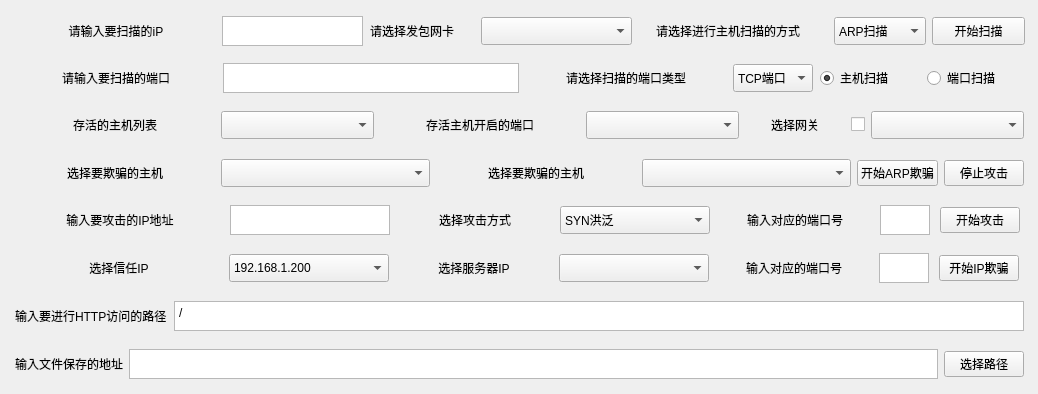
<?xml version="1.0" encoding="UTF-8"?>
<ui version="4.0">
 <author>吕俊豪</author>
 <class>MainWindow</class>
 <widget class="QWidget" name="MainWindow">
  <property name="enabled">
   <bool>true</bool>
  </property>
  <property name="geometry">
   <rect>
    <x>0</x>
    <y>0</y>
    <width>1038</width>
    <height>394</height>
   </rect>
  </property>
  <property name="sizePolicy">
   <sizepolicy hsizetype="Expanding" vsizetype="Expanding">
    <horstretch>0</horstretch>
    <verstretch>0</verstretch>
   </sizepolicy>
  </property>
  <property name="minimumSize">
   <size>
    <width>1038</width>
    <height>394</height>
   </size>
  </property>
  <property name="maximumSize">
   <size>
    <width>1038</width>
    <height>394</height>
   </size>
  </property>
  <property name="windowTitle">
   <string>IP欺骗设计</string>
  </property>
  <widget class="QWidget" name="layoutWidget">
   <property name="geometry">
    <rect>
     <x>9</x>
     <y>57</y>
     <width>1031</width>
     <height>42</height>
    </rect>
   </property>
   <layout class="QGridLayout" name="gridLayout_2">
    <property name="leftMargin">
     <number>6</number>
    </property>
    <property name="topMargin">
     <number>6</number>
    </property>
    <property name="rightMargin">
     <number>6</number>
    </property>
    <property name="bottomMargin">
     <number>6</number>
    </property>
    <item row="0" column="0">
     <widget class="QLabel" name="label_3">
      <property name="sizePolicy">
       <sizepolicy hsizetype="Fixed" vsizetype="Expanding">
        <horstretch>0</horstretch>
        <verstretch>0</verstretch>
       </sizepolicy>
      </property>
      <property name="minimumSize">
       <size>
        <width>200</width>
        <height>20</height>
       </size>
      </property>
      <property name="maximumSize">
       <size>
        <width>200</width>
        <height>20</height>
       </size>
      </property>
      <property name="text">
       <string>请输入要扫描的端口</string>
      </property>
      <property name="alignment">
       <set>Qt::AlignCenter</set>
      </property>
     </widget>
    </item>
    <item row="0" column="1">
     <widget class="QPlainTextEdit" name="need_scan_port_T">
      <property name="sizePolicy">
       <sizepolicy hsizetype="Expanding" vsizetype="Fixed">
        <horstretch>0</horstretch>
        <verstretch>0</verstretch>
       </sizepolicy>
      </property>
      <property name="minimumSize">
       <size>
        <width>296</width>
        <height>30</height>
       </size>
      </property>
      <property name="maximumSize">
       <size>
        <width>296</width>
        <height>30</height>
       </size>
      </property>
     </widget>
    </item>
    <item row="0" column="2">
     <widget class="QLabel" name="label_8">
      <property name="sizePolicy">
       <sizepolicy hsizetype="Fixed" vsizetype="Fixed">
        <horstretch>0</horstretch>
        <verstretch>0</verstretch>
       </sizepolicy>
      </property>
      <property name="minimumSize">
       <size>
        <width>200</width>
        <height>20</height>
       </size>
      </property>
      <property name="maximumSize">
       <size>
        <width>200</width>
        <height>20</height>
       </size>
      </property>
      <property name="text">
       <string>请选择扫描的端口类型</string>
      </property>
      <property name="alignment">
       <set>Qt::AlignCenter</set>
      </property>
     </widget>
    </item>
    <item row="0" column="3">
     <widget class="QComboBox" name="port_type_C">
      <property name="minimumSize">
       <size>
        <width>80</width>
        <height>28</height>
       </size>
      </property>
      <property name="maximumSize">
       <size>
        <width>80</width>
        <height>28</height>
       </size>
      </property>
      <item>
       <property name="text">
        <string>TCP端口</string>
       </property>
      </item>
      <item>
       <property name="text">
        <string>UDP端口</string>
       </property>
      </item>
     </widget>
    </item>
    <item row="0" column="4">
     <widget class="QRadioButton" name="host_choice">
      <property name="sizePolicy">
       <sizepolicy hsizetype="Minimum" vsizetype="Fixed">
        <horstretch>0</horstretch>
        <verstretch>0</verstretch>
       </sizepolicy>
      </property>
      <property name="minimumSize">
       <size>
        <width>100</width>
        <height>20</height>
       </size>
      </property>
      <property name="maximumSize">
       <size>
        <width>100</width>
        <height>20</height>
       </size>
      </property>
      <property name="text">
       <string>主机扫描</string>
      </property>
      <property name="checked">
       <bool>true</bool>
      </property>
     </widget>
    </item>
    <item row="0" column="5">
     <widget class="QRadioButton" name="port_choice">
      <property name="minimumSize">
       <size>
        <width>100</width>
        <height>20</height>
       </size>
      </property>
      <property name="maximumSize">
       <size>
        <width>100</width>
        <height>20</height>
       </size>
      </property>
      <property name="text">
       <string>端口扫描</string>
      </property>
      <property name="checkable">
       <bool>true</bool>
      </property>
      <property name="checked">
       <bool>false</bool>
      </property>
     </widget>
    </item>
   </layout>
  </widget>
  <widget class="QWidget" name="layoutWidget">
   <property name="geometry">
    <rect>
     <x>9</x>
     <y>105</y>
     <width>1021</width>
     <height>40</height>
    </rect>
   </property>
   <layout class="QGridLayout" name="gridLayout_6">
    <property name="leftMargin">
     <number>6</number>
    </property>
    <property name="topMargin">
     <number>6</number>
    </property>
    <property name="rightMargin">
     <number>6</number>
    </property>
    <property name="bottomMargin">
     <number>6</number>
    </property>
    <item row="0" column="1">
     <widget class="QComboBox" name="live_host">
      <property name="minimumSize">
       <size>
        <width>0</width>
        <height>28</height>
       </size>
      </property>
      <property name="maximumSize">
       <size>
        <width>16777215</width>
        <height>28</height>
       </size>
      </property>
     </widget>
    </item>
    <item row="0" column="4">
     <widget class="QLabel" name="label_18">
      <property name="minimumSize">
       <size>
        <width>100</width>
        <height>0</height>
       </size>
      </property>
      <property name="maximumSize">
       <size>
        <width>100</width>
        <height>16777215</height>
       </size>
      </property>
      <property name="text">
       <string>选择网关</string>
      </property>
      <property name="alignment">
       <set>Qt::AlignCenter</set>
      </property>
     </widget>
    </item>
    <item row="0" column="2">
     <widget class="QLabel" name="label_4">
      <property name="sizePolicy">
       <sizepolicy hsizetype="Fixed" vsizetype="Fixed">
        <horstretch>0</horstretch>
        <verstretch>0</verstretch>
       </sizepolicy>
      </property>
      <property name="minimumSize">
       <size>
        <width>200</width>
        <height>20</height>
       </size>
      </property>
      <property name="maximumSize">
       <size>
        <width>200</width>
        <height>20</height>
       </size>
      </property>
      <property name="text">
       <string>存活主机开启的端口</string>
      </property>
      <property name="alignment">
       <set>Qt::AlignCenter</set>
      </property>
     </widget>
    </item>
    <item row="0" column="3">
     <widget class="QComboBox" name="ip_and_open_port">
      <property name="minimumSize">
       <size>
        <width>0</width>
        <height>28</height>
       </size>
      </property>
      <property name="maximumSize">
       <size>
        <width>16777215</width>
        <height>28</height>
       </size>
      </property>
     </widget>
    </item>
    <item row="0" column="0">
     <widget class="QLabel" name="label">
      <property name="sizePolicy">
       <sizepolicy hsizetype="Fixed" vsizetype="Fixed">
        <horstretch>0</horstretch>
        <verstretch>0</verstretch>
       </sizepolicy>
      </property>
      <property name="minimumSize">
       <size>
        <width>200</width>
        <height>20</height>
       </size>
      </property>
      <property name="maximumSize">
       <size>
        <width>200</width>
        <height>20</height>
       </size>
      </property>
      <property name="sizeIncrement">
       <size>
        <width>0</width>
        <height>0</height>
       </size>
      </property>
      <property name="text">
       <string>存活的主机列表</string>
      </property>
      <property name="alignment">
       <set>Qt::AlignCenter</set>
      </property>
     </widget>
    </item>
    <item row="0" column="6">
     <widget class="QComboBox" name="gw">
      <property name="minimumSize">
       <size>
        <width>0</width>
        <height>28</height>
       </size>
      </property>
      <property name="maximumSize">
       <size>
        <width>16777215</width>
        <height>28</height>
       </size>
      </property>
     </widget>
    </item>
    <item row="0" column="5">
     <widget class="QCheckBox" name="gwcheck">
      <property name="sizePolicy">
       <sizepolicy hsizetype="Fixed" vsizetype="Fixed">
        <horstretch>0</horstretch>
        <verstretch>0</verstretch>
       </sizepolicy>
      </property>
      <property name="text">
       <string/>
      </property>
     </widget>
    </item>
   </layout>
  </widget>
  <widget class="QWidget" name="layoutWidget">
   <property name="geometry">
    <rect>
     <x>9</x>
     <y>153</y>
     <width>1021</width>
     <height>40</height>
    </rect>
   </property>
   <layout class="QGridLayout" name="gridLayout_4">
    <property name="leftMargin">
     <number>6</number>
    </property>
    <property name="topMargin">
     <number>6</number>
    </property>
    <property name="rightMargin">
     <number>6</number>
    </property>
    <property name="bottomMargin">
     <number>6</number>
    </property>
    <item row="0" column="1">
     <widget class="QComboBox" name="cheat_host_one_C">
      <property name="sizePolicy">
       <sizepolicy hsizetype="Expanding" vsizetype="Fixed">
        <horstretch>0</horstretch>
        <verstretch>0</verstretch>
       </sizepolicy>
      </property>
      <property name="minimumSize">
       <size>
        <width>0</width>
        <height>28</height>
       </size>
      </property>
      <property name="maximumSize">
       <size>
        <width>16777215</width>
        <height>28</height>
       </size>
      </property>
     </widget>
    </item>
    <item row="0" column="2">
     <widget class="QLabel" name="label_6">
      <property name="minimumSize">
       <size>
        <width>200</width>
        <height>20</height>
       </size>
      </property>
      <property name="maximumSize">
       <size>
        <width>200</width>
        <height>20</height>
       </size>
      </property>
      <property name="text">
       <string>选择要欺骗的主机</string>
      </property>
      <property name="alignment">
       <set>Qt::AlignCenter</set>
      </property>
     </widget>
    </item>
    <item row="0" column="5">
     <widget class="QComboBox" name="cheat_host_two_C">
      <property name="sizePolicy">
       <sizepolicy hsizetype="Expanding" vsizetype="Fixed">
        <horstretch>0</horstretch>
        <verstretch>0</verstretch>
       </sizepolicy>
      </property>
      <property name="minimumSize">
       <size>
        <width>0</width>
        <height>28</height>
       </size>
      </property>
      <property name="maximumSize">
       <size>
        <width>16777215</width>
        <height>28</height>
       </size>
      </property>
     </widget>
    </item>
    <item row="0" column="0">
     <widget class="QLabel" name="label_5">
      <property name="sizePolicy">
       <sizepolicy hsizetype="Fixed" vsizetype="Fixed">
        <horstretch>0</horstretch>
        <verstretch>0</verstretch>
       </sizepolicy>
      </property>
      <property name="minimumSize">
       <size>
        <width>200</width>
        <height>20</height>
       </size>
      </property>
      <property name="maximumSize">
       <size>
        <width>200</width>
        <height>20</height>
       </size>
      </property>
      <property name="text">
       <string>选择要欺骗的主机</string>
      </property>
      <property name="scaledContents">
       <bool>true</bool>
      </property>
      <property name="alignment">
       <set>Qt::AlignCenter</set>
      </property>
     </widget>
    </item>
    <item row="0" column="6">
     <widget class="QPushButton" name="ARP_cheat_B">
      <property name="sizePolicy">
       <sizepolicy hsizetype="Minimum" vsizetype="Fixed">
        <horstretch>0</horstretch>
        <verstretch>0</verstretch>
       </sizepolicy>
      </property>
      <property name="text">
       <string>开始ARP欺骗</string>
      </property>
     </widget>
    </item>
    <item row="0" column="7">
     <widget class="QPushButton" name="ARP_higher_B">
      <property name="sizePolicy">
       <sizepolicy hsizetype="Fixed" vsizetype="Fixed">
        <horstretch>0</horstretch>
        <verstretch>0</verstretch>
       </sizepolicy>
      </property>
      <property name="text">
       <string>停止攻击</string>
      </property>
     </widget>
    </item>
   </layout>
  </widget>
  <widget class="QWidget" name="layoutWidget">
   <property name="geometry">
    <rect>
     <x>10</x>
     <y>199</y>
     <width>1021</width>
     <height>42</height>
    </rect>
   </property>
   <layout class="QGridLayout" name="gridLayout_5">
    <property name="leftMargin">
     <number>6</number>
    </property>
    <property name="topMargin">
     <number>6</number>
    </property>
    <property name="rightMargin">
     <number>6</number>
    </property>
    <property name="bottomMargin">
     <number>6</number>
    </property>
    <item row="0" column="3">
     <widget class="QComboBox" name="attack_type_C">
      <property name="sizePolicy">
       <sizepolicy hsizetype="Fixed" vsizetype="Fixed">
        <horstretch>0</horstretch>
        <verstretch>0</verstretch>
       </sizepolicy>
      </property>
      <property name="minimumSize">
       <size>
        <width>150</width>
        <height>28</height>
       </size>
      </property>
      <property name="maximumSize">
       <size>
        <width>150</width>
        <height>28</height>
       </size>
      </property>
      <item>
       <property name="text">
        <string>SYN洪泛</string>
       </property>
      </item>
      <item>
       <property name="text">
        <string>ICMP洪泛</string>
       </property>
      </item>
      <item>
       <property name="text">
        <string>UDP洪泛</string>
       </property>
      </item>
     </widget>
    </item>
    <item row="0" column="5">
     <widget class="QPlainTextEdit" name="flood_port_T">
      <property name="sizePolicy">
       <sizepolicy hsizetype="Fixed" vsizetype="Fixed">
        <horstretch>0</horstretch>
        <verstretch>0</verstretch>
       </sizepolicy>
      </property>
      <property name="maximumSize">
       <size>
        <width>50</width>
        <height>30</height>
       </size>
      </property>
     </widget>
    </item>
    <item row="0" column="1">
     <widget class="QPlainTextEdit" name="attack_ip_T">
      <property name="sizePolicy">
       <sizepolicy hsizetype="Fixed" vsizetype="Fixed">
        <horstretch>0</horstretch>
        <verstretch>0</verstretch>
       </sizepolicy>
      </property>
      <property name="minimumSize">
       <size>
        <width>160</width>
        <height>30</height>
       </size>
      </property>
      <property name="maximumSize">
       <size>
        <width>160</width>
        <height>30</height>
       </size>
      </property>
     </widget>
    </item>
    <item row="0" column="6">
     <widget class="QPushButton" name="start_attack_B">
      <property name="sizePolicy">
       <sizepolicy hsizetype="Fixed" vsizetype="Fixed">
        <horstretch>0</horstretch>
        <verstretch>0</verstretch>
       </sizepolicy>
      </property>
      <property name="text">
       <string>开始攻击</string>
      </property>
     </widget>
    </item>
    <item row="0" column="2">
     <widget class="QLabel" name="label_13">
      <property name="sizePolicy">
       <sizepolicy hsizetype="Fixed" vsizetype="Fixed">
        <horstretch>0</horstretch>
        <verstretch>0</verstretch>
       </sizepolicy>
      </property>
      <property name="minimumSize">
       <size>
        <width>150</width>
        <height>20</height>
       </size>
      </property>
      <property name="maximumSize">
       <size>
        <width>150</width>
        <height>20</height>
       </size>
      </property>
      <property name="text">
       <string>选择攻击方式</string>
      </property>
      <property name="alignment">
       <set>Qt::AlignCenter</set>
      </property>
     </widget>
    </item>
    <item row="0" column="4">
     <widget class="QLabel" name="label_14">
      <property name="sizePolicy">
       <sizepolicy hsizetype="Fixed" vsizetype="Preferred">
        <horstretch>0</horstretch>
        <verstretch>0</verstretch>
       </sizepolicy>
      </property>
      <property name="minimumSize">
       <size>
        <width>150</width>
        <height>20</height>
       </size>
      </property>
      <property name="maximumSize">
       <size>
        <width>150</width>
        <height>20</height>
       </size>
      </property>
      <property name="text">
       <string>输入对应的端口号</string>
      </property>
      <property name="alignment">
       <set>Qt::AlignCenter</set>
      </property>
     </widget>
    </item>
    <item row="0" column="0">
     <widget class="QLabel" name="label_12">
      <property name="sizePolicy">
       <sizepolicy hsizetype="Fixed" vsizetype="Fixed">
        <horstretch>0</horstretch>
        <verstretch>0</verstretch>
       </sizepolicy>
      </property>
      <property name="minimumSize">
       <size>
        <width>200</width>
        <height>20</height>
       </size>
      </property>
      <property name="maximumSize">
       <size>
        <width>200</width>
        <height>20</height>
       </size>
      </property>
      <property name="text">
       <string>输入要攻击的IP地址</string>
      </property>
      <property name="alignment">
       <set>Qt::AlignCenter</set>
      </property>
     </widget>
    </item>
   </layout>
  </widget>
  <widget class="QWidget" name="layoutWidget">
   <property name="geometry">
    <rect>
     <x>9</x>
     <y>247</y>
     <width>1021</width>
     <height>42</height>
    </rect>
   </property>
   <layout class="QGridLayout" name="gridLayout_3">
    <property name="leftMargin">
     <number>6</number>
    </property>
    <property name="topMargin">
     <number>6</number>
    </property>
    <property name="rightMargin">
     <number>6</number>
    </property>
    <property name="bottomMargin">
     <number>6</number>
    </property>
    <item row="0" column="2">
     <widget class="QLabel" name="label_10">
      <property name="sizePolicy">
       <sizepolicy hsizetype="Fixed" vsizetype="Fixed">
        <horstretch>0</horstretch>
        <verstretch>0</verstretch>
       </sizepolicy>
      </property>
      <property name="minimumSize">
       <size>
        <width>150</width>
        <height>20</height>
       </size>
      </property>
      <property name="maximumSize">
       <size>
        <width>150</width>
        <height>20</height>
       </size>
      </property>
      <property name="text">
       <string>选择服务器IP</string>
      </property>
      <property name="alignment">
       <set>Qt::AlignCenter</set>
      </property>
     </widget>
    </item>
    <item row="0" column="6">
     <widget class="QPushButton" name="start_ip_cheat_B">
      <property name="sizePolicy">
       <sizepolicy hsizetype="Fixed" vsizetype="Fixed">
        <horstretch>0</horstretch>
        <verstretch>0</verstretch>
       </sizepolicy>
      </property>
      <property name="text">
       <string>开始IP欺骗</string>
      </property>
     </widget>
    </item>
    <item row="0" column="0">
     <widget class="QLabel" name="label_9">
      <property name="sizePolicy">
       <sizepolicy hsizetype="Expanding" vsizetype="Fixed">
        <horstretch>0</horstretch>
        <verstretch>0</verstretch>
       </sizepolicy>
      </property>
      <property name="minimumSize">
       <size>
        <width>200</width>
        <height>20</height>
       </size>
      </property>
      <property name="maximumSize">
       <size>
        <width>200</width>
        <height>20</height>
       </size>
      </property>
      <property name="text">
       <string>选择信任IP</string>
      </property>
      <property name="alignment">
       <set>Qt::AlignCenter</set>
      </property>
     </widget>
    </item>
    <item row="0" column="1">
     <widget class="QComboBox" name="trust_ip_C">
      <property name="sizePolicy">
       <sizepolicy hsizetype="Fixed" vsizetype="Fixed">
        <horstretch>0</horstretch>
        <verstretch>0</verstretch>
       </sizepolicy>
      </property>
      <property name="minimumSize">
       <size>
        <width>150</width>
        <height>28</height>
       </size>
      </property>
      <property name="maximumSize">
       <size>
        <width>160</width>
        <height>28</height>
       </size>
      </property>
      <item>
       <property name="text">
        <string>192.168.1.200</string>
       </property>
      </item>
     </widget>
    </item>
    <item row="0" column="3">
     <widget class="QComboBox" name="server_ip_C">
      <property name="sizePolicy">
       <sizepolicy hsizetype="Fixed" vsizetype="Fixed">
        <horstretch>0</horstretch>
        <verstretch>0</verstretch>
       </sizepolicy>
      </property>
      <property name="minimumSize">
       <size>
        <width>150</width>
        <height>28</height>
       </size>
      </property>
      <property name="maximumSize">
       <size>
        <width>150</width>
        <height>28</height>
       </size>
      </property>
     </widget>
    </item>
    <item row="0" column="4">
     <widget class="QLabel" name="label_11">
      <property name="sizePolicy">
       <sizepolicy hsizetype="Fixed" vsizetype="Fixed">
        <horstretch>0</horstretch>
        <verstretch>0</verstretch>
       </sizepolicy>
      </property>
      <property name="minimumSize">
       <size>
        <width>150</width>
        <height>20</height>
       </size>
      </property>
      <property name="maximumSize">
       <size>
        <width>150</width>
        <height>20</height>
       </size>
      </property>
      <property name="text">
       <string>输入对应的端口号</string>
      </property>
      <property name="alignment">
       <set>Qt::AlignCenter</set>
      </property>
     </widget>
    </item>
    <item row="0" column="5">
     <widget class="QPlainTextEdit" name="cheat_port_T">
      <property name="sizePolicy">
       <sizepolicy hsizetype="Fixed" vsizetype="Fixed">
        <horstretch>0</horstretch>
        <verstretch>0</verstretch>
       </sizepolicy>
      </property>
      <property name="maximumSize">
       <size>
        <width>50</width>
        <height>30</height>
       </size>
      </property>
     </widget>
    </item>
   </layout>
  </widget>
  <widget class="QWidget" name="layoutWidget">
   <property name="geometry">
    <rect>
     <x>9</x>
     <y>295</y>
     <width>1021</width>
     <height>42</height>
    </rect>
   </property>
   <layout class="QGridLayout" name="gridLayout_7">
    <property name="sizeConstraint">
     <enum>QLayout::SetDefaultConstraint</enum>
    </property>
    <property name="leftMargin">
     <number>6</number>
    </property>
    <property name="topMargin">
     <number>6</number>
    </property>
    <property name="rightMargin">
     <number>6</number>
    </property>
    <property name="bottomMargin">
     <number>6</number>
    </property>
    <item row="0" column="0">
     <widget class="QLabel" name="label_16">
      <property name="sizePolicy">
       <sizepolicy hsizetype="Fixed" vsizetype="Fixed">
        <horstretch>0</horstretch>
        <verstretch>0</verstretch>
       </sizepolicy>
      </property>
      <property name="maximumSize">
       <size>
        <width>200</width>
        <height>20</height>
       </size>
      </property>
      <property name="sizeIncrement">
       <size>
        <width>200</width>
        <height>20</height>
       </size>
      </property>
      <property name="text">
       <string>输入要进行HTTP访问的路径</string>
      </property>
      <property name="alignment">
       <set>Qt::AlignLeading|Qt::AlignLeft|Qt::AlignVCenter</set>
      </property>
     </widget>
    </item>
    <item row="0" column="1">
     <widget class="QPlainTextEdit" name="http_view_T">
      <property name="sizePolicy">
       <sizepolicy hsizetype="Expanding" vsizetype="Fixed">
        <horstretch>0</horstretch>
        <verstretch>0</verstretch>
       </sizepolicy>
      </property>
      <property name="minimumSize">
       <size>
        <width>0</width>
        <height>30</height>
       </size>
      </property>
      <property name="maximumSize">
       <size>
        <width>16777215</width>
        <height>30</height>
       </size>
      </property>
      <property name="plainText">
       <string>/</string>
      </property>
     </widget>
    </item>
   </layout>
  </widget>
  <widget class="QWidget" name="layoutWidget">
   <property name="geometry">
    <rect>
     <x>9</x>
     <y>343</y>
     <width>1021</width>
     <height>42</height>
    </rect>
   </property>
   <layout class="QGridLayout" name="gridLayout_8">
    <property name="leftMargin">
     <number>6</number>
    </property>
    <property name="topMargin">
     <number>6</number>
    </property>
    <property name="rightMargin">
     <number>6</number>
    </property>
    <property name="bottomMargin">
     <number>6</number>
    </property>
    <item row="0" column="0">
     <widget class="QLabel" name="label_15">
      <property name="sizePolicy">
       <sizepolicy hsizetype="Fixed" vsizetype="Fixed">
        <horstretch>0</horstretch>
        <verstretch>0</verstretch>
       </sizepolicy>
      </property>
      <property name="maximumSize">
       <size>
        <width>200</width>
        <height>20</height>
       </size>
      </property>
      <property name="text">
       <string>输入文件保存的地址</string>
      </property>
      <property name="alignment">
       <set>Qt::AlignCenter</set>
      </property>
     </widget>
    </item>
    <item row="0" column="1">
     <widget class="QPlainTextEdit" name="save_file_path_T">
      <property name="sizePolicy">
       <sizepolicy hsizetype="Expanding" vsizetype="Fixed">
        <horstretch>0</horstretch>
        <verstretch>0</verstretch>
       </sizepolicy>
      </property>
      <property name="minimumSize">
       <size>
        <width>0</width>
        <height>30</height>
       </size>
      </property>
      <property name="maximumSize">
       <size>
        <width>16777215</width>
        <height>30</height>
       </size>
      </property>
     </widget>
    </item>
    <item row="0" column="2">
     <widget class="QPushButton" name="pushButton_6">
      <property name="sizePolicy">
       <sizepolicy hsizetype="Fixed" vsizetype="Fixed">
        <horstretch>0</horstretch>
        <verstretch>0</verstretch>
       </sizepolicy>
      </property>
      <property name="text">
       <string>选择路径</string>
      </property>
     </widget>
    </item>
   </layout>
  </widget>
  <widget class="QLabel" name="label_2">
   <property name="geometry">
    <rect>
     <x>16</x>
     <y>21</y>
     <width>200</width>
     <height>20</height>
    </rect>
   </property>
   <property name="sizePolicy">
    <sizepolicy hsizetype="Fixed" vsizetype="Fixed">
     <horstretch>0</horstretch>
     <verstretch>0</verstretch>
    </sizepolicy>
   </property>
   <property name="minimumSize">
    <size>
     <width>200</width>
     <height>20</height>
    </size>
   </property>
   <property name="maximumSize">
    <size>
     <width>200</width>
     <height>20</height>
    </size>
   </property>
   <property name="text">
    <string>请输入要扫描的iP</string>
   </property>
   <property name="alignment">
    <set>Qt::AlignCenter</set>
   </property>
   <property name="wordWrap">
    <bool>false</bool>
   </property>
  </widget>
  <widget class="QPlainTextEdit" name="need_scan_ip_T">
   <property name="enabled">
    <bool>true</bool>
   </property>
   <property name="geometry">
    <rect>
     <x>222</x>
     <y>16</y>
     <width>141</width>
     <height>30</height>
    </rect>
   </property>
   <property name="sizePolicy">
    <sizepolicy hsizetype="Expanding" vsizetype="Fixed">
     <horstretch>0</horstretch>
     <verstretch>0</verstretch>
    </sizepolicy>
   </property>
   <property name="maximumSize">
    <size>
     <width>16777215</width>
     <height>30</height>
    </size>
   </property>
   <property name="sizeIncrement">
    <size>
     <width>0</width>
     <height>0</height>
    </size>
   </property>
   <property name="plainText">
    <string/>
   </property>
   <property name="placeholderText">
    <string notr="true">192.168.1.1/24</string>
   </property>
  </widget>
  <widget class="QLabel" name="label_7">
   <property name="geometry">
    <rect>
     <x>628</x>
     <y>21</y>
     <width>200</width>
     <height>20</height>
    </rect>
   </property>
   <property name="sizePolicy">
    <sizepolicy hsizetype="Fixed" vsizetype="Fixed">
     <horstretch>0</horstretch>
     <verstretch>0</verstretch>
    </sizepolicy>
   </property>
   <property name="minimumSize">
    <size>
     <width>200</width>
     <height>20</height>
    </size>
   </property>
   <property name="maximumSize">
    <size>
     <width>200</width>
     <height>20</height>
    </size>
   </property>
   <property name="text">
    <string>请选择进行主机扫描的方式</string>
   </property>
   <property name="alignment">
    <set>Qt::AlignCenter</set>
   </property>
  </widget>
  <widget class="QComboBox" name="scan_type_C">
   <property name="geometry">
    <rect>
     <x>834</x>
     <y>17</y>
     <width>92</width>
     <height>28</height>
    </rect>
   </property>
   <property name="sizePolicy">
    <sizepolicy hsizetype="Fixed" vsizetype="Fixed">
     <horstretch>0</horstretch>
     <verstretch>0</verstretch>
    </sizepolicy>
   </property>
   <property name="minimumSize">
    <size>
     <width>0</width>
     <height>28</height>
    </size>
   </property>
   <property name="maximumSize">
    <size>
     <width>16777215</width>
     <height>28</height>
    </size>
   </property>
   <item>
    <property name="text">
     <string>ARP扫描</string>
    </property>
   </item>
   <item>
    <property name="text">
     <string>ICMP扫描</string>
    </property>
   </item>
  </widget>
  <widget class="QPushButton" name="start_scan_B">
   <property name="geometry">
    <rect>
     <x>932</x>
     <y>17</y>
     <width>93</width>
     <height>28</height>
    </rect>
   </property>
   <property name="sizePolicy">
    <sizepolicy hsizetype="Fixed" vsizetype="Fixed">
     <horstretch>0</horstretch>
     <verstretch>0</verstretch>
    </sizepolicy>
   </property>
   <property name="text">
    <string>开始扫描</string>
   </property>
  </widget>
  <widget class="QLabel" name="label_17">
   <property name="geometry">
    <rect>
     <x>370</x>
     <y>21</y>
     <width>130</width>
     <height>20</height>
    </rect>
   </property>
   <property name="minimumSize">
    <size>
     <width>130</width>
     <height>20</height>
    </size>
   </property>
   <property name="maximumSize">
    <size>
     <width>130</width>
     <height>20</height>
    </size>
   </property>
   <property name="text">
    <string>请选择发包网卡</string>
   </property>
  </widget>
  <widget class="QComboBox" name="send_card">
   <property name="geometry">
    <rect>
     <x>481</x>
     <y>17</y>
     <width>151</width>
     <height>28</height>
    </rect>
   </property>
   <property name="minimumSize">
    <size>
     <width>0</width>
     <height>28</height>
    </size>
   </property>
   <property name="maximumSize">
    <size>
     <width>16777215</width>
     <height>28</height>
    </size>
   </property>
  </widget>
 </widget>
 <resources/>
 <connections>
  <connection>
   <sender>pushButton_6</sender>
   <signal>clicked()</signal>
   <receiver>MainWindow</receiver>
   <slot>chose_filepath()</slot>
   <hints>
    <hint type="sourcelabel">
     <x>972</x>
     <y>361</y>
    </hint>
    <hint type="destinationlabel">
     <x>1030</x>
     <y>341</y>
    </hint>
   </hints>
  </connection>
  <connection>
   <sender>start_ip_cheat_B</sender>
   <signal>clicked()</signal>
   <receiver>MainWindow</receiver>
   <slot>start_cheat()</slot>
   <hints>
    <hint type="sourcelabel">
     <x>970</x>
     <y>266</y>
    </hint>
    <hint type="destinationlabel">
     <x>1030</x>
     <y>246</y>
    </hint>
   </hints>
  </connection>
  <connection>
   <sender>ARP_cheat_B</sender>
   <signal>clicked()</signal>
   <receiver>MainWindow</receiver>
   <slot>start_arp_cheat()</slot>
   <hints>
    <hint type="sourcelabel">
     <x>865</x>
     <y>180</y>
    </hint>
    <hint type="destinationlabel">
     <x>839</x>
     <y>195</y>
    </hint>
   </hints>
  </connection>
  <connection>
   <sender>ARP_higher_B</sender>
   <signal>clicked()</signal>
   <receiver>MainWindow</receiver>
   <slot>stop_attack()</slot>
   <hints>
    <hint type="sourcelabel">
     <x>971</x>
     <y>168</y>
    </hint>
    <hint type="destinationlabel">
     <x>1033</x>
     <y>149</y>
    </hint>
   </hints>
  </connection>
  <connection>
   <sender>start_scan_B</sender>
   <signal>clicked()</signal>
   <receiver>MainWindow</receiver>
   <slot>start_scan()</slot>
   <hints>
    <hint type="sourcelabel">
     <x>976</x>
     <y>37</y>
    </hint>
    <hint type="destinationlabel">
     <x>1023</x>
     <y>56</y>
    </hint>
   </hints>
  </connection>
  <connection>
   <sender>start_attack_B</sender>
   <signal>clicked()</signal>
   <receiver>MainWindow</receiver>
   <slot>start_attack()</slot>
   <hints>
    <hint type="sourcelabel">
     <x>987</x>
     <y>219</y>
    </hint>
    <hint type="destinationlabel">
     <x>1032</x>
     <y>191</y>
    </hint>
   </hints>
  </connection>
 </connections>
 <slots>
  <slot>chose_filepath()</slot>
  <slot>start_cheat()</slot>
  <slot>start_attack()</slot>
  <slot>start_arp_cheat()</slot>
  <slot>stop_attack()</slot>
  <slot>start_scan()</slot>
 </slots>
</ui>
